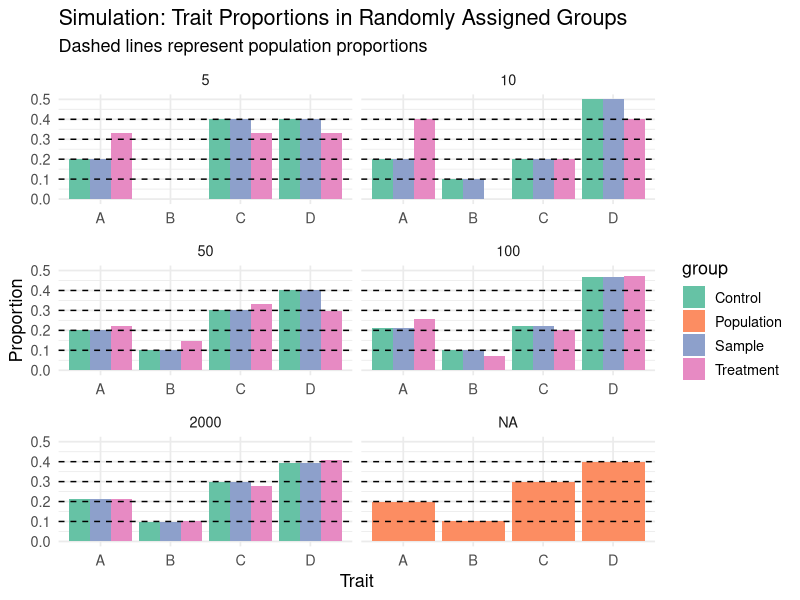

Source code (R):
## ---- chunk 1
set.seed(123)
library(dplyr)
library(tidyverse)
library(ggplot2)
## ---- chunk 2
N <- 100000
traits <- c("A","B","C","D")
p_true  <- c(0.20, 0.10, 0.30, 0.40)
## ---- chunk 3
population <- data.frame(
  id <- 1:N,
  trait <- sample(traits, size = N, replace = TRUE, prob = p_true)
)
## ---- chunk 4
simulation <- function(n){
  # sample n observations from population
  sample_data <- population %>% sample_n(n) 
  # randomly assign treatment with equal probability
  sample_data$treatment <- rbinom(n, size = 1, prob = 0.5)
  
  #compute trait proportions for entire sample
  sample_data$trait <- factor(sample_data$trait, levels = traits)
  prop_all <- prop.table(table(sample_data$trait))
  prop_treatment <- prop.table(table(sample_data$trait[sample_data$treatment == 1]))
  prop_control <- prop.table(table(sample_data$trait[sample_data$treatment == 0]))
  
  #Tidy Data
  data.frame(
    group = rep(c("Sample", "Treatment", "Control"), each = length(traits)),
    trait = rep(traits, 3),
    proportion = c(prop_all, prop_treatment, prop_all),
    n=n
  )
}
## ---- chunk 5
sample_sizes <- c(5, 10, 50, 100, 2000)
result_list <- lapply(sample_sizes, simulation)
sim_results <- rbind(result_list[[1]], result_list[[2]], result_list[[3]], result_list[[4]], result_list[[5]])

# Add population proportions for comparison
pop_df <- data.frame(
  group = "Population",
  trait = traits,
  proportion = p_true,
  n = NA
)

# Combine results
plot_data <- rbind(sim_results, pop_df)

# Plot
ggplot(plot_data, aes(x = trait, y = proportion, fill = group)) +
  geom_bar(stat = "identity", position = "dodge") +
  facet_wrap(~ n, ncol = 2, scales = "free_x") +
  geom_hline(yintercept = p_true, color = "black", linetype = "dashed") +
  labs(
    title = "Simulation: Trait Proportions in Randomly Assigned Groups",
    subtitle = "Dashed lines represent population proportions",
    x = "Trait",
    y = "Proportion"
  ) +
  theme_minimal(base_size = 13) +
  scale_fill_brewer(palette = "Set2")
## ---- chunk 6
voting <- read.csv("voting.csv")

class(voting$message)
class(voting$voted)
class(voting$birth)
## ---- chunk 7
voting$treatment <- ifelse (voting$message == "yes", 1, 0)
## ---- chunk 8
avg_outcome <- voting %>% 
  group_by (treatment) %>% 
  summarise (avg_outcome = mean (voted, na.rm = TRUE))

avg_outcome_treatment <- avg_outcome$avg_outcome[avg_outcome$treatment == 1]
avg_outcome_control <- avg_outcome$avg_outcome[avg_outcome$treatment == 0]

avg_outcome_treatment
avg_outcome_control
## ---- chunk 9
# Use brackets to subset the data frame and create two new data frames, one for the treatment group and one for the control group.
treatment_data <- voting[voting$treatment == 1, ]
control_data <- voting[voting$treatment == 0, ]

avg_birth_treatment <- mean(treatment_data$birth)
avg_birth_control <- mean(control_data$birth)
avg_birth_treatment
avg_birth_control
## ---- chunk 10
estimated_effect <- avg_outcome_treatment - avg_outcome_control
estimated_effect
